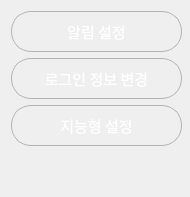
                 <widget class="QWidget" name="setting_page_tab" native="true">
                  <property name="minimumSize">
                   <size>
                    <width>190</width>
                    <height>0</height>
                   </size>
                  </property>
                  <property name="maximumSize">
                   <size>
                    <width>190</width>
                    <height>16777215</height>
                   </size>
                  </property>
                  <layout class="QVBoxLayout" name="verticalLayout_31">
                   <item>
                    <layout class="QVBoxLayout" name="verticalLayout_32">
                     <item>
                      <widget class="QPushButton" name="setting_alarm_bnt">
                       <property name="minimumSize">
                        <size>
                         <width>171</width>
                         <height>41</height>
                        </size>
                       </property>
                       <property name="maximumSize">
                        <size>
                         <width>171</width>
                         <height>41</height>
                        </size>
                       </property>
                       <property name="font">
                        <font>
                         <family>Sans</family>
                         <pointsize>11</pointsize>
                        </font>
                       </property>
                       <property name="cursor">
                        <cursorShape>PointingHandCursor</cursorShape>
                       </property>
                       <property name="styleSheet">
                        <string notr="true">border-radius: 20px;
border: 1px solid rgb(179,179,179);
color: rgb(255, 255, 255);
background-color: rgba(0, 0, 0, 0);
</string>
                       </property>
                       <property name="text">
                        <string>알림 설정</string>
                       </property>
                       <property name="checkable">
                        <bool>true</bool>
                       </property>
                       <property name="checked">
                        <bool>false</bool>
                       </property>
                       <property name="autoExclusive">
                        <bool>true</bool>
                       </property>
                      </widget>
                     </item>
                     <item>
                      <widget class="QPushButton" name="setting_user_setting_bnt">
                       <property name="minimumSize">
                        <size>
                         <width>171</width>
                         <height>41</height>
                        </size>
                       </property>
                       <property name="maximumSize">
                        <size>
                         <width>171</width>
                         <height>41</height>
                        </size>
                       </property>
                       <property name="font">
                        <font>
                         <family>Sans</family>
                         <pointsize>11</pointsize>
                        </font>
                       </property>
                       <property name="cursor">
                        <cursorShape>PointingHandCursor</cursorShape>
                       </property>
                       <property name="styleSheet">
                        <string notr="true">border-radius: 20px;
border: 1px solid rgb(179,179,179);
color: rgb(255, 255, 255);
background-color: rgba(0, 0, 0, 0);
</string>
                       </property>
                       <property name="text">
                        <string>로그인 정보 변경</string>
                       </property>
                       <property name="checkable">
                        <bool>true</bool>
                       </property>
                       <property name="checked">
                        <bool>false</bool>
                       </property>
                       <property name="autoExclusive">
                        <bool>true</bool>
                       </property>
                      </widget>
                     </item>
                     <item>
                      <widget class="QPushButton" name="setting_ai_bnt">
                       <property name="minimumSize">
                        <size>
                         <width>171</width>
                         <height>41</height>
                        </size>
                       </property>
                       <property name="maximumSize">
                        <size>
                         <width>171</width>
                         <height>41</height>
                        </size>
                       </property>
                       <property name="font">
                        <font>
                         <family>Sans</family>
                         <pointsize>11</pointsize>
                        </font>
                       </property>
                       <property name="cursor">
                        <cursorShape>PointingHandCursor</cursorShape>
                       </property>
                       <property name="styleSheet">
                        <string notr="true">border-radius: 20px;
border: 1px solid rgb(179,179,179);
color: rgb(255, 255, 255);
background-color: rgba(0, 0, 0, 0);
</string>
                       </property>
                       <property name="text">
                        <string>지능형 설정</string>
                       </property>
                       <property name="checkable">
                        <bool>true</bool>
                       </property>
                       <property name="checked">
                        <bool>false</bool>
                       </property>
                       <property name="autoExclusive">
                        <bool>true</bool>
                       </property>
                      </widget>
                     </item>
                     <item>
                      <spacer name="verticalSpacer_8">
                       <property name="orientation">
                        <enum>Qt::Orientation::Vertical</enum>
                       </property>
                       <property name="sizeHint" stdset="0">
                        <size>
                         <width>20</width>
                         <height>40</height>
                        </size>
                       </property>
                      </spacer>
                     </item>
                    </layout>
                   </item>
                  </layout>
                 </widget>
